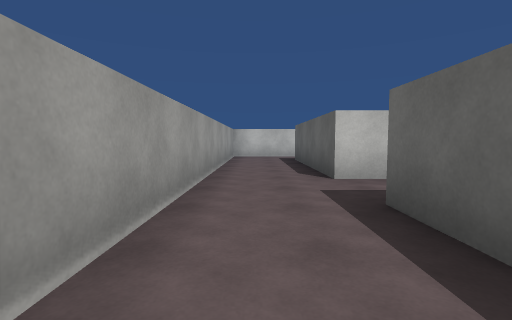
View 1 (above)

18 first-person views from a walk through a scene from a Unity 3-D project. The camera is 1.2 m above the floor, tilts 4° down and sees 85° across. The floor is counted in squares, 2 m on a side. Each view is taken from the middle of a square. On the plan, view 1 faces up. The plan holds only what a view shows up to about 9 squares ahead; the rest is blank. The place goes on beyond the plan. The player is left out. Surface patterns are stand-ins for the level's own textures.

View 2
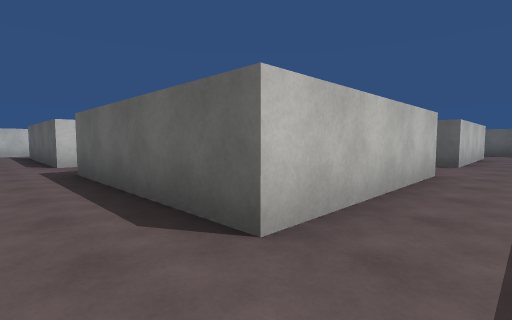

View 3
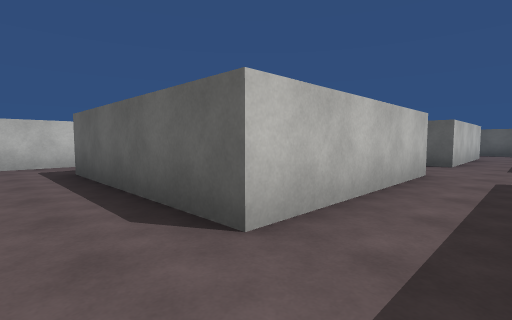

View 4
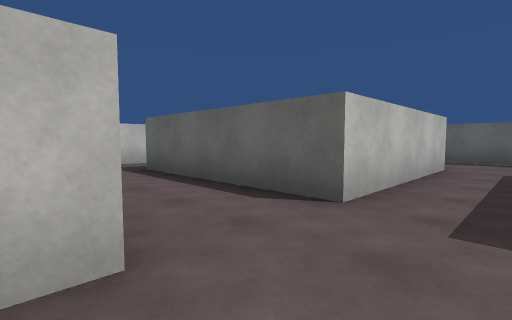

View 5
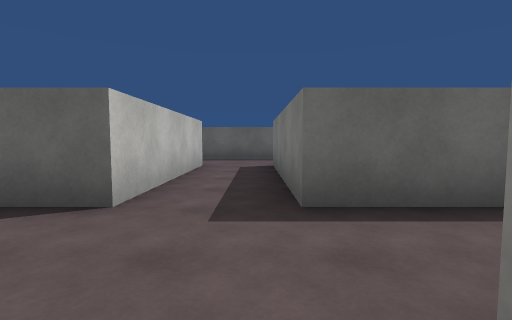

View 6
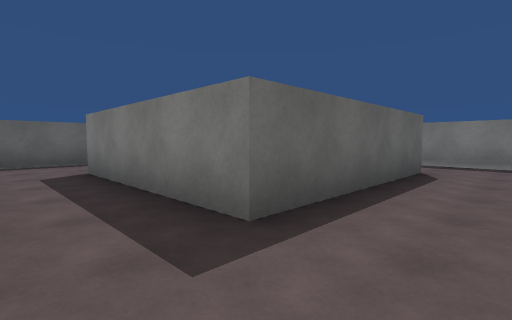

View 7
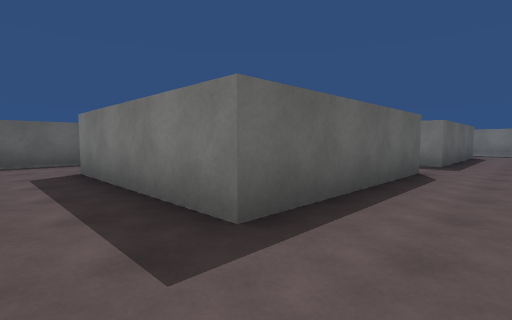

View 8
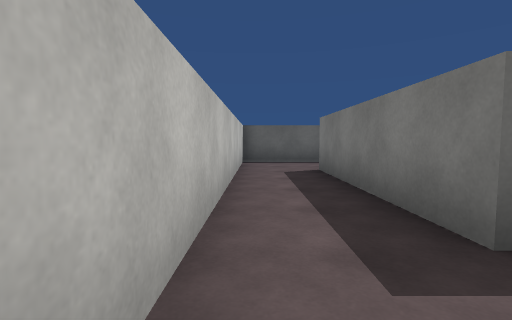

View 9
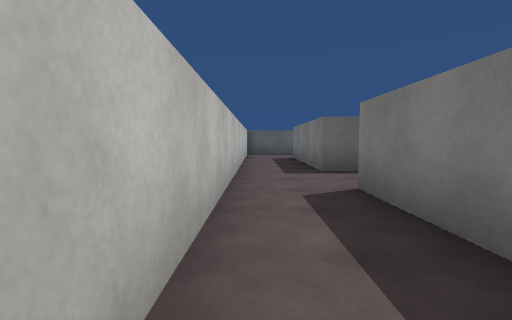

View 10
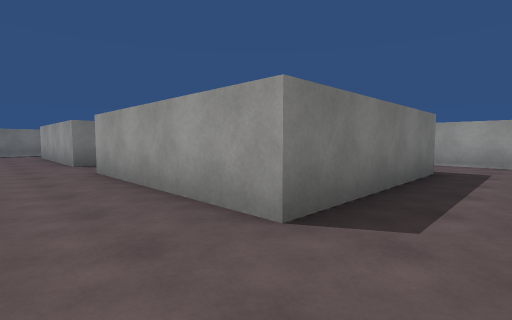

View 11
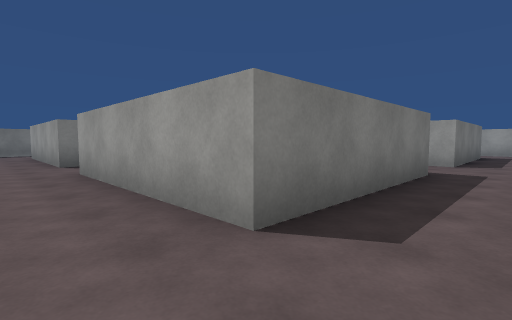

View 12
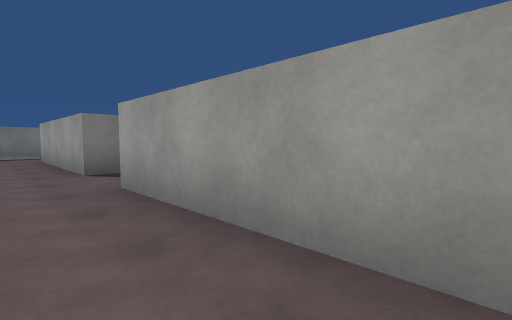

View 13
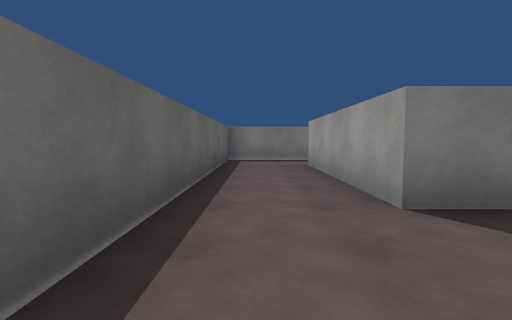

View 14
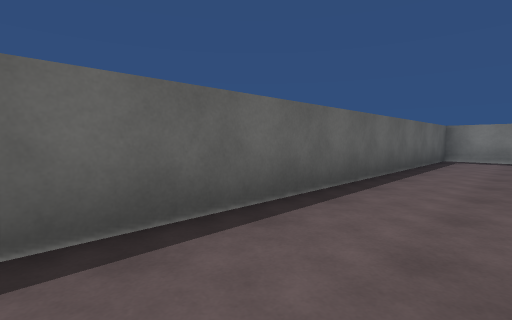

View 15
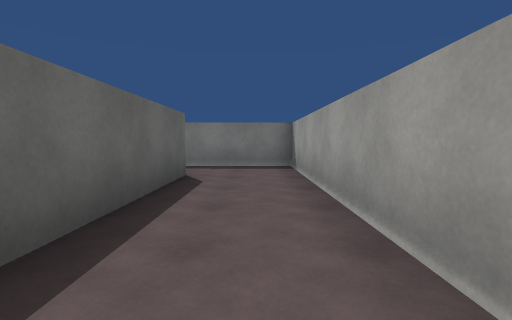

View 16
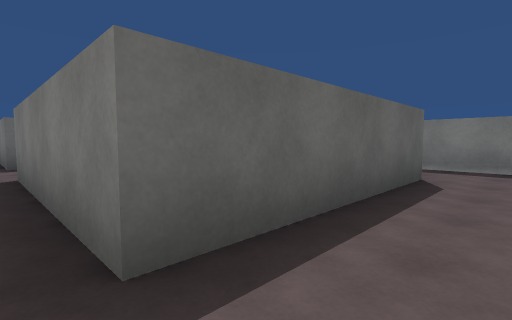

View 17
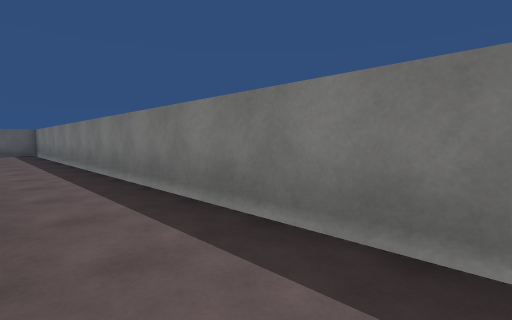

View 18
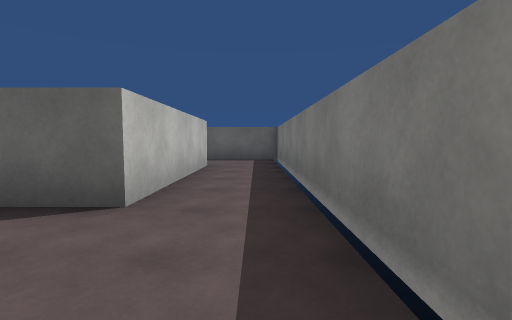

### Floor plan
Points are (right, up) in squares from view 1. A wall is a line through its corners. A room is listed if a view was taken in it or the views show most of it. See-through windows are left out.
Room 1 (views 1, 2, 3, 4, 5, 6, 7, 8, 9, 10, 11, 12, 13, 14, 15, 16, 17, 18)
walls: (5.5, 4.3) (1.2, 4.3) (1.2, 8.7) (5.5, 8.7) (5.5, 4.3); (7.5, 4.3) (7.5, 8.7) (11.7, 8.7) (11.7, 4.3) (7.5, 4.3); (7.5, 2.6) (11.7, 2.6) (11.7, -1.8) (7.5, -1.8) (7.5, 2.6); (5.5, -1.8) (1.2, -1.8) (1.2, 2.6) (5.5, 2.6) (5.5, -1.2); (13.9, 8.1) (13.9, 10.4); (-0.9, 9.7) (-0.9, -3.7) (13.9, -3.7) (13.9, 6); (13.5, 10.4) (0.2, 10.4)

Positions as (right, up) in squares from view 1, and headings:
1: (0, 0), facing up
2: (0, -3), facing up-right
3: (0, 3), facing up-right
4: (5, 3), facing up-right
5: (5, 3), facing right
6: (6, 4), facing down-right
7: (6, 10), facing down-right
8: (6, 10), facing right
9: (2, 10), facing right
10: (7, 10), facing down-left
11: (13, 10), facing down-left
12: (13, 8), facing down-left
13: (13, 5), facing down
14: (12, 6), facing down-right
15: (0, 3), facing down
16: (0, 3), facing down-right
17: (0, -2), facing down-right
18: (5, -3), facing right
